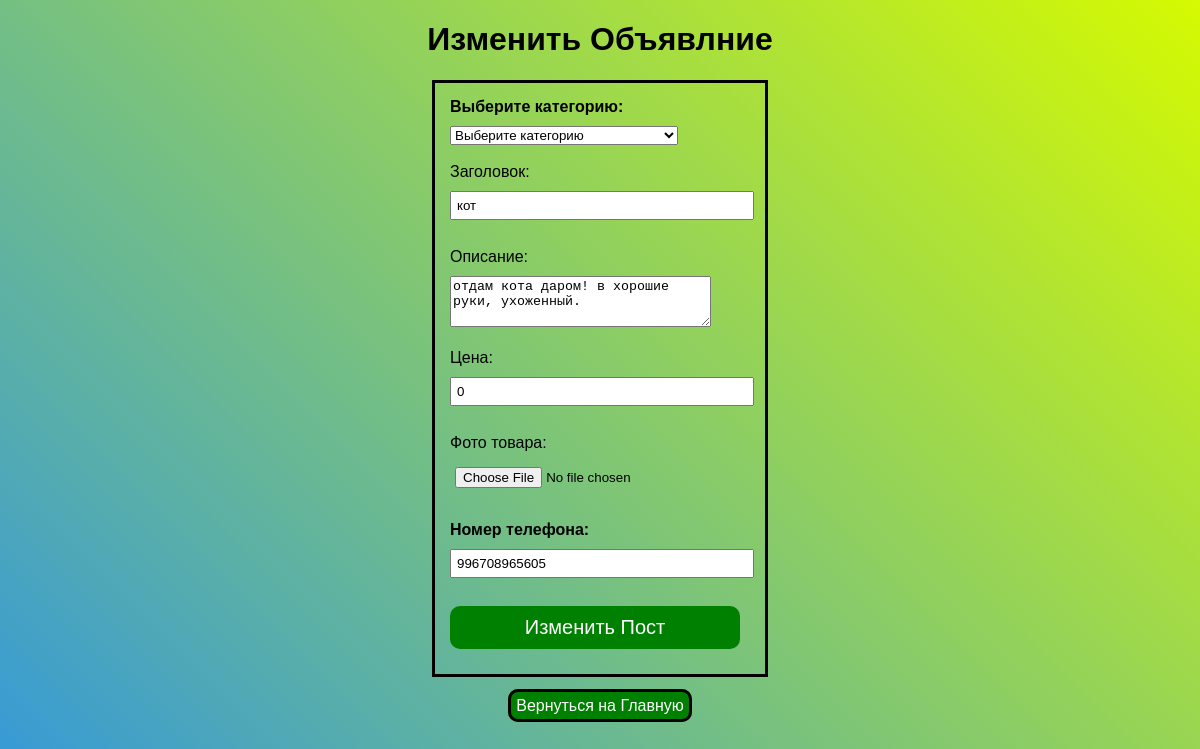
Screenshot of /edit_post/5 (signed in) with the database file from the repository.
### main.py (models this page shows)
class Post(db.Model):
    id = db.Column(db.Integer, primary_key=True)
    category = db.Column(db.String, nullable=False)
    title = db.Column(db.String(100), nullable=False)
    content = db.Column(db.Text, nullable=False)
    price = db.Column(db.Integer, nullable=False)
    user_id = db.Column(db.Integer, db.ForeignKey('user.id'), nullable=False)
    image = db.Column(db.String(250))
    user_number = db.Column(db.String(250))

### main.py (the view, shortened to what this page needs)
@app.route('/edit_post/<int:post_id>', methods=['GET', 'POST'])
def edit_post(post_id):
    post = Post.query.get_or_404(post_id)
    if 'user_id' not in session or session['user_id'] != post.user_id:
        flash('You do not have permission to edit this post.', 'danger')
        return redirect(url_for('home'))
    return render_template('edit_post.html', post=post)

### templates/edit_post.html (shortened to what this page needs)
<!DOCTYPE html>
<html lang="ru">
<head>
    <link rel="stylesheet" href="/static/uploads/edit_post.css">
</head>
<body>
    <h1>Изменить Объявлние</h1>
    <form method="POST" action="{{ url_for('edit_post', post_id=post.id) }}" enctype="multipart/form-data">
        <b><label for="category">Выберите категорию:</label></b>
        <select class="category" name="category" required>
            <option value="{{ post.category }}">Выберите категорию</option>
        </select>
        <br>
        <br>
        <label for="title">Заголовок:</label>
        <input type="text" name="title" value="{{ post.title }}" required>
        <br>
        <br>
        <label for="content">Описание:</label>
        <textarea rows="3" cols="30" name="content" required>{{ post.content }}</textarea>
        <br>
        <br>
        <label for="price">Цена:</label>
        <input type="number" name="price" value="{{ post.price }}" required>
        <br>
        <br>
        <label for="file">Фото товара:</label>
        <input type="file" name="file">
        <br>
        <br>
        <b><label for="number">Номер телефона:</label></b>
        <input type="number" name="number" value="{{ post.user_number }}" required>
        <br>
        <br>
        <input class="c_p_btn" type="submit" value="Изменить Пост">
    </form>
    <p><a href="{{ url_for('home') }}">Вернуться на Главную</a></p>
</body>
</html>

### static/uploads/edit_post.css (style rules this page uses)
body { background-color: yellow; margin: 0; font-family: 'Arial', sans-serif; }
h1 { text-align: center; }
a { color: #fff; text-decoration: none; transition: color 0.3s ease; border: 3px solid black; border-radius: 10px; padding: 5px; background-color: green; margin: 10px; }
body::before { content: ''; position: fixed; top: 0; left: 0; width: 100%; height: 100%; z-index: -1; background: linear-gradient(45deg, #3498db, #d5fa01); }
form { border: 3px solid black; width: 300px; padding: 15px; margin: 20px auto; }
form label { display: block; margin-bottom: 10px; }
form input { width: calc(100% - 10px); padding: 5px; margin-bottom: 10px; }
.c_p_btn { background-color: green; color: white; border: none; border-radius: 10px; padding: 10px; font-size: 20px; cursor: pointer; transition: background-color 0.3s ease; }
p { text-align: center; }

### rows the page displays
Post: title "кот", content "отдам кота даром! в хорошие руки, ухоженный.", price "0", number "996708965605"
